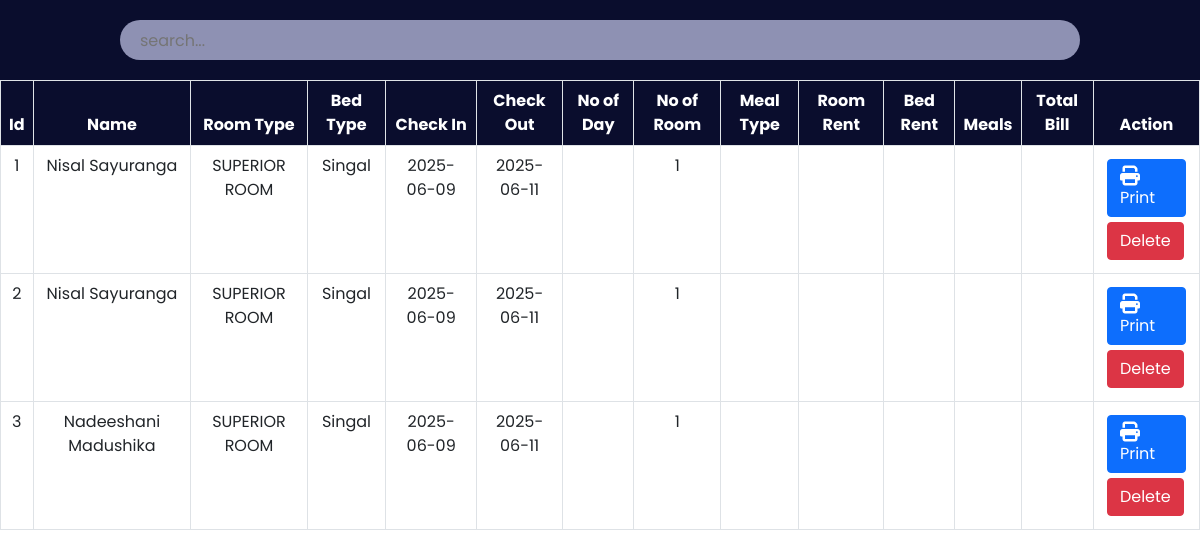
Screenshot of /admin/payment.php with the database file from the repository.
### tables this page shows
CREATE TABLE `roombook` (
  `id` int(11) NOT NULL,
  `Name` varchar(100) DEFAULT NULL,
  `Email` varchar(100) DEFAULT NULL,
  `Phone` varchar(15) DEFAULT NULL,
  `RoomType` varchar(50) DEFAULT NULL,
  `BedType` varchar(50) DEFAULT NULL,
  `CheckIn` date DEFAULT NULL,
  `CheckOut` date DEFAULT NULL,
  `NumberOfRooms` int(11) DEFAULT NULL,
  `Status` varchar(20) DEFAULT 'Pending'
);

### admin/payment.php (the view, shortened to what this page needs)
<?php
    include '../config.php';
?>
<!DOCTYPE html>
<html lang="en">
<head>
    <link href="https://cdn.jsdelivr.net/npm/bootstrap@5.0.2/dist/css/bootstrap.min.css" rel="stylesheet" xintegrity="sha384-EVSTQN3/azprG1Anm3QDgpJLIm9Nao0Yz1ztcQTwFspd3yD65VohhpuuCOmLASjC">
    <link rel="stylesheet" href="https://cdnjs.cloudflare.com/ajax/libs/font-awesome/6.2.0/css/all.min.css" xintegrity="sha512-xh6O/CkQoPOWDdYTDqeRdPCVd1SpvCA9XXcUnZS2FmJNp1coAFzvtCN9BmamE+4aHK8yyUHUSCcJHgXloTyT2A=="/>
    <link rel="stylesheet" href="css/roombook.css">
</head>
<body>
    <div class="searchsection">
        <input type="text" name="search_bar" id="search_bar" placeholder="search..." onkeyup="searchFun()">
    </div>
    <div class="roombooktable" class="table-responsive-xl">
        <?php
            $paymanttablesql = "SELECT * FROM roombook";
            $paymantresult = mysqli_query($conn, $paymanttablesql);
        ?>
        <table class="table table-bordered" id="table-data">
            <thead>
                <tr>
                    <th scope="col">Id</th>
                    <th scope="col">Name</th>
                    <th scope="col">Room Type</th>
                    <th scope="col">Bed Type</th>
                    <th scope="col">Check In</th>
                    <th scope="col">Check Out</th>
                    <th scope="col">No of Day</th>
                    <th scope="col">No of Room</th>
                    <th scope="col">Meal Type</th>
                    <th scope="col">Room Rent</th>
                    <th scope="col">Bed Rent</th>
                    <th scope="col">Meals</th>
                    <th scope="col">Total Bill</th>
                    <th scope="col">Action</th>
                </tr>
            </thead>
            <tbody>
            <?php
            while ($res = mysqli_fetch_array($paymantresult)) {
            ?>
                <tr>
                    <td><?php echo $res['id'] ?></td>
                    <td><?php echo $res['Name'] ?></td>
                    <td><?php echo $res['RoomType'] ?></td>
                    <td><?php echo $res['BedType'] ?></td>
                    <td><?php echo $res['CheckIn'] ?></td>
                    <td><?php echo $res['CheckOut'] ?></td>
                    <td><?php echo $res['noofdays'] ?></td>
                    <td><?php echo $res['NumberOfRooms'] ?></td>
                    <td><?php echo $res['meal'] ?></td>
                    <td><?php echo $res['roomtotal'] ?></td>
                    <td><?php echo $res['bedtotal'] ?></td>
                    <td><?php echo $res['mealtotal'] ?></td>
                    <td><?php echo $res['finaltotal'] ?></td>
                    <td class="action">
                        <a href="invoiceprint.php?id= <?php echo $res['id']?>"><button class="btn btn-primary"><i class="fa-solid fa-print"></i>Print</button></a>
                        <a href="paymantdelete.php?id=<?php echo $res['id']?>"><button class="btn btn-danger">Delete</button></a>
                    </td>
                </tr>
            <?php
            }
            ?>
            </tbody>
        </table>
    </div>
</body>
</html>

### admin/css/roombook.css (style rules this page uses)
:root { --bg-text-shadow: 0 2px 4px rgb(13 0 77 / 8%), 0 3px 6px rgb(13 0 77 / 8%), 0 8px 16px rgb(13 0 77 / 8%); --bg-box-shadow: 0px 0px 20px 6px rgba(26, 30, 164, 0.31); }
body { background-color: #ffff; }
* { margin: 0; padding: 0; font-family: 'Poppins', sans-serif; }
i { font-size: 20px; }
.searchsection { height: 80px; width: 100%; display: flex; justify-content: space-evenly; align-items: center; background-color: #0a0d2d; position: fixed; z-index: 500; }
#search_bar { height: 40px; width: 80%; border: none; background-color: rgba(195, 198, 233, 0.714); padding-left: 20px; border-radius: 30px; }
a { color: black; }
.roombooktable { position: absolute; color: #0a0d2d; margin-top: 80px; width: 100%; height: 100vh; padding-bottom: 900px; }
.roombooktable thead { background-color: #0a0d2d; color: white; text-align: center; }
.roombooktable tbody { text-align: center; }
.action a { text-decoration: none; }
.action button { display: flex; flex-wrap: wrap; margin: 5px; }

### rows the page displays
roombook: id "1", Name "Nisal Sayuranga", RoomType "SUPERIOR ROOM", BedType "Singal", CheckIn "2025-06-09", CheckOut "2025-06-11", NumberOfRooms "1"
roombook: id "2", Name "Nisal Sayuranga", RoomType "SUPERIOR ROOM", BedType "Singal", CheckIn "2025-06-09", CheckOut "2025-06-11", NumberOfRooms "1"
roombook: id "3", Name "Nadeeshani Madushika", RoomType "SUPERIOR ROOM", BedType "Singal", CheckIn "2025-06-09", CheckOut "2025-06-11", NumberOfRooms "1"
